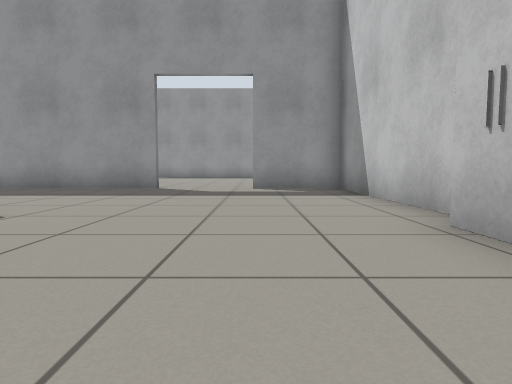
View 1 (above)

18 first-person views from a walk through a world built for the Gazebo simulator. The camera is 0.5 m above the floor, tilts 4° down and sees 75° across. The floor is counted in squares, 1 m on a side. Each view is taken from the middle of a square. On the plan, view 1 faces up. The plan holds only what a view shows up to about 9 squares ahead; the rest is blank. The place goes on beyond the plan.

View 2
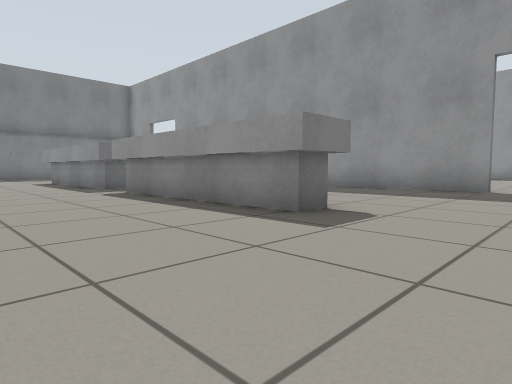

View 3
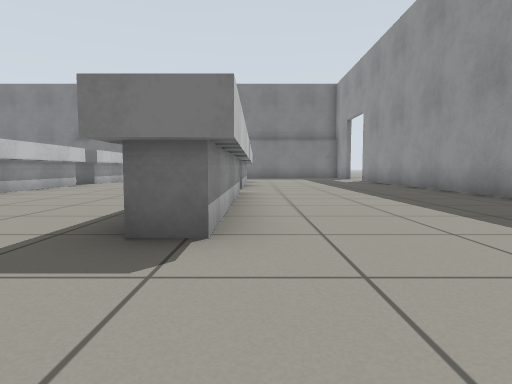

View 4
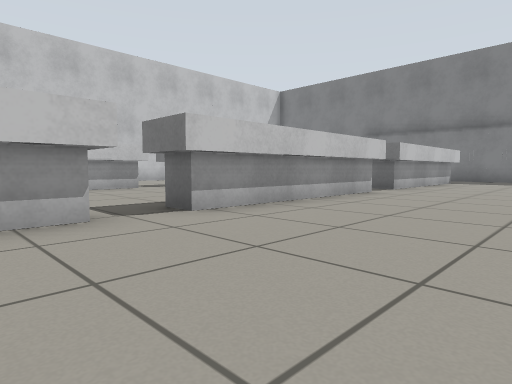

View 5
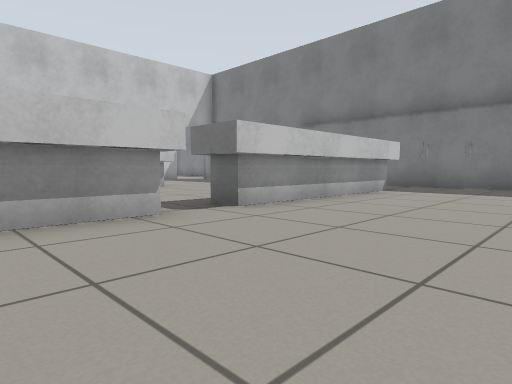

View 6
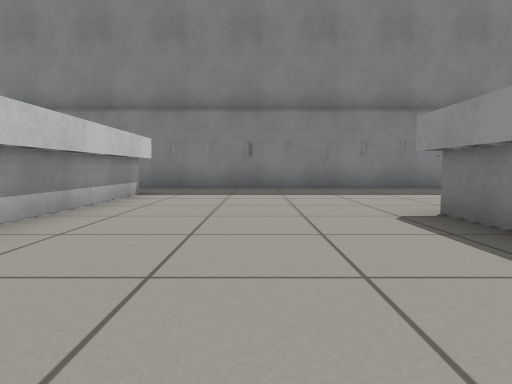

View 7
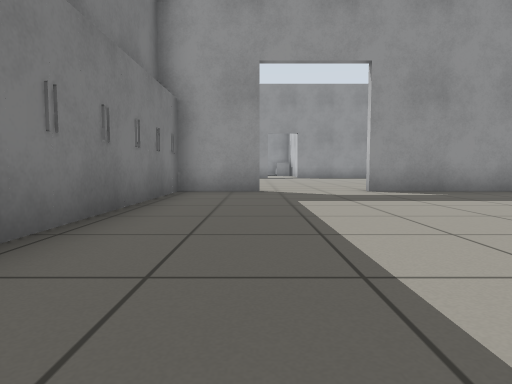

View 8
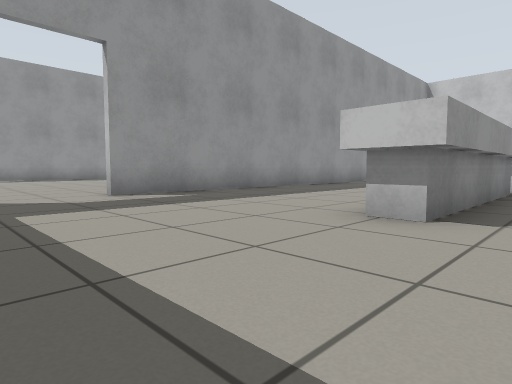

View 9
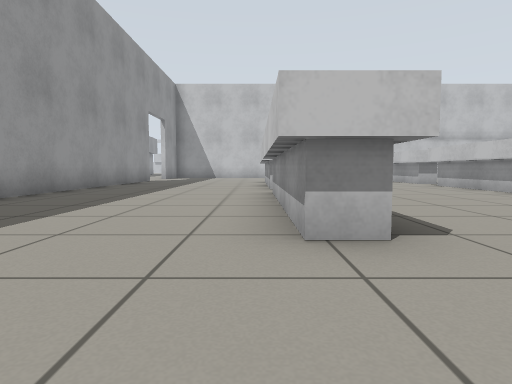

View 10
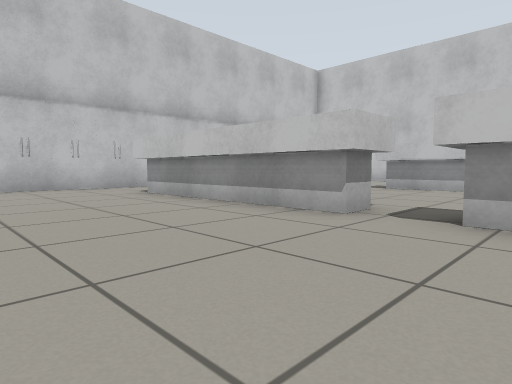

View 11
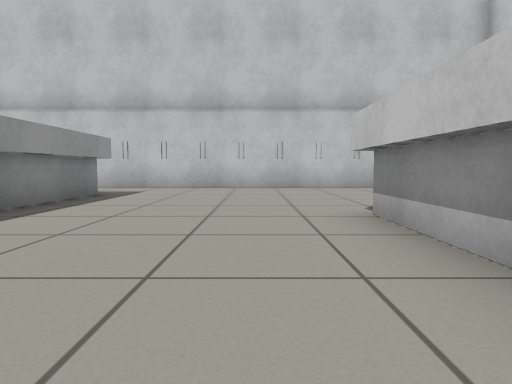

View 12
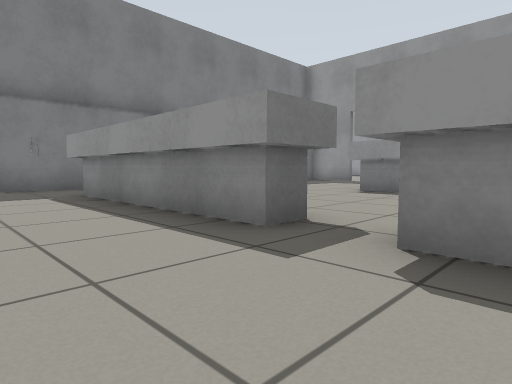

View 13
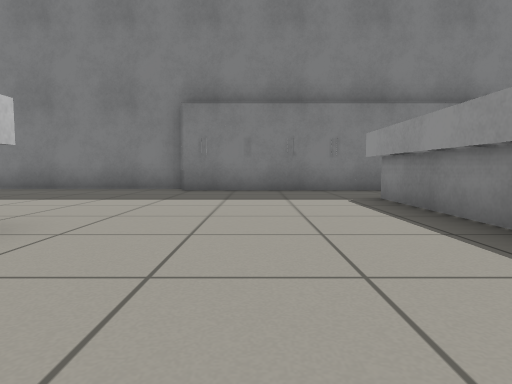

View 14
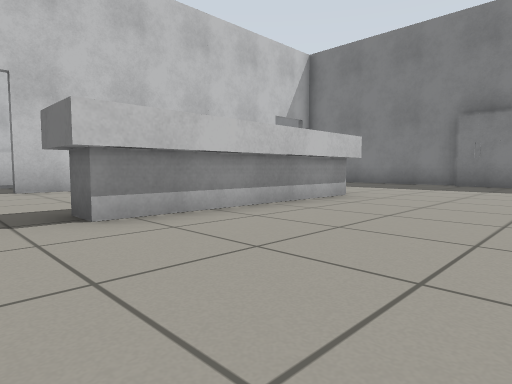

View 15
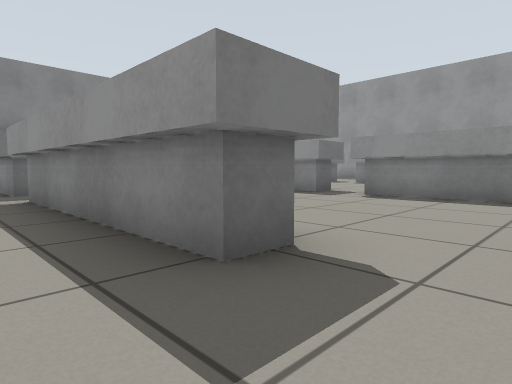

View 16
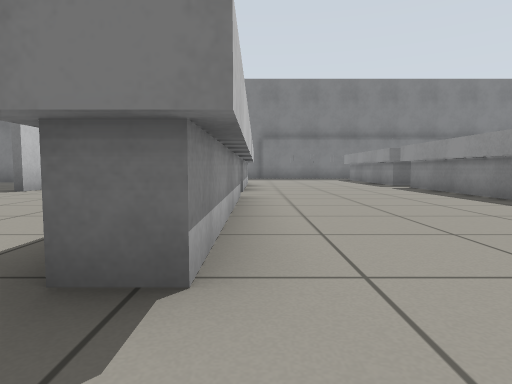

View 17
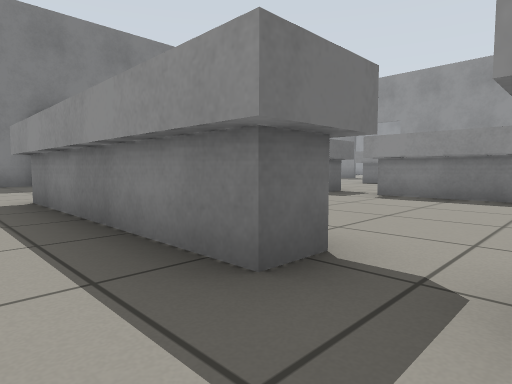

View 18
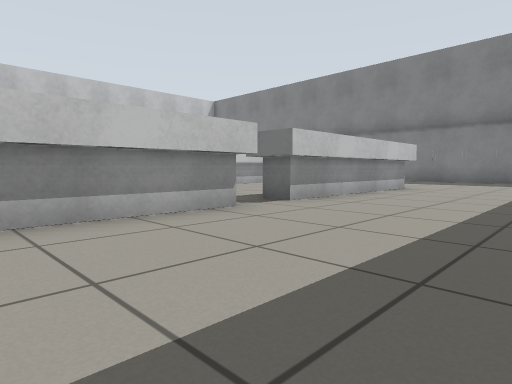

### Floor plan
Points are (right, up) in squares from view 1. A wall is a line through its corners. A room is listed if a view was taken in it or the views show most of it. See-through windows are left out.
Room 1 (views 1, 2, 3, 4, 5, 6, 7, 8, 9, 10, 18)
walls: (-2.4, 8.3) (-14.6, 8.3); (-16.9, 8.3) (-18.7, 8.3) (-18.7, -1.6); (2.1, 3.5) (2.1, 8.3) (-0.1, 8.3); (1.7, -0.5) (1.7, 3)
low walls: (-8.2, 3.9) (-3.4, 3.9) (-3.4, 2.9) (-8.2, 2.9); (-8, 3.7) (-3.4, 3.7); (-9.1, 3.1) (-13.7, 3.1); (-9.1, 2.9) (-13.7, 2.9) (-13.7, 3.9) (-9.1, 3.9); (-13.7, 3.7) (-9.1, 3.7); (-13.9, 2.9) (-13.9, 3.9); (-3.2, 3.9) (-3.2, 2.9); (-3.4, 3.1) (-8, 3.1); (-11.1, -1.1) (-6.2, -1.1); (-10.9, -1.3) (-6.2, -1.3); (-5.3, -1.1) (-0.2, -1.1); (-5.1, -1.3) (-0.5, -1.3); (-16.6, -1.3) (-12, -1.3); (-16.9, -1.1) (-12, -1.1)
ways out: opening at (-18, -2) to room 2; opening at (0.5, -1.5) to room 2; opening at (-15.5, 8); opening at (-1.5, 8)
Room 2 (views 11, 12, 13, 14, 15, 16, 17)
walls: (1.7, -8.1) (1.7, -0.5); (-19.1, -5.8) (-19.1, -8.5); (-18.7, -1.6) (-18.7, -5.8)
low walls: (-8.2, -6.1) (-3.4, -6.1) (-3.4, -7.1) (-8.2, -7.1); (-8, -6.3) (-6.6, -6.3); (-6.5, -6.3) (-3.4, -6.3); (-9.1, -6.9) (-13.8, -6.9); (-9.1, -7.1) (-14, -7.1); (-7.2, -1.9) (-10.9, -1.9); (-6.2, -2.1) (-11.1, -2.1); (-6.2, -1.9) (-6.9, -1.9); (-3.2, -6.1) (-3.2, -7.1); (-12, -2.1) (-16.9, -2.1); (-3.4, -6.9) (-8, -6.9); (-12, -1.9) (-16.6, -1.9); (-13.8, -6.3) (-9.1, -6.3); (-14, -6.1) (-9.1, -6.1); (-0.5, -1.9) (-5.3, -1.9); (-0.2, -2.1) (-5.3, -2.1)
ways out: opening at (-18, -2) to room 1; opening at (0.5, -1.5) to room 1

Positions as (right, up) in squares from view 1, and headings:
1: (0, 0), facing up
2: (-1, 0), facing up-left
3: (-1, 4), facing left
4: (-4, 2), facing down-left
5: (-9, 2), facing down-left
6: (-10, 1), facing left
7: (-17, 1), facing up
8: (-17, 2), facing up-right
9: (-16, 4), facing right
10: (-7, 2), facing down-right
11: (-7, -5), facing right
12: (-10, -4), facing up-left
13: (-11, -4), facing left
14: (-8, -3), facing down-left
15: (-2, -8), facing up-left
16: (-2, -6), facing left
17: (-8, -8), facing up-left
18: (-5, 7), facing down-left
